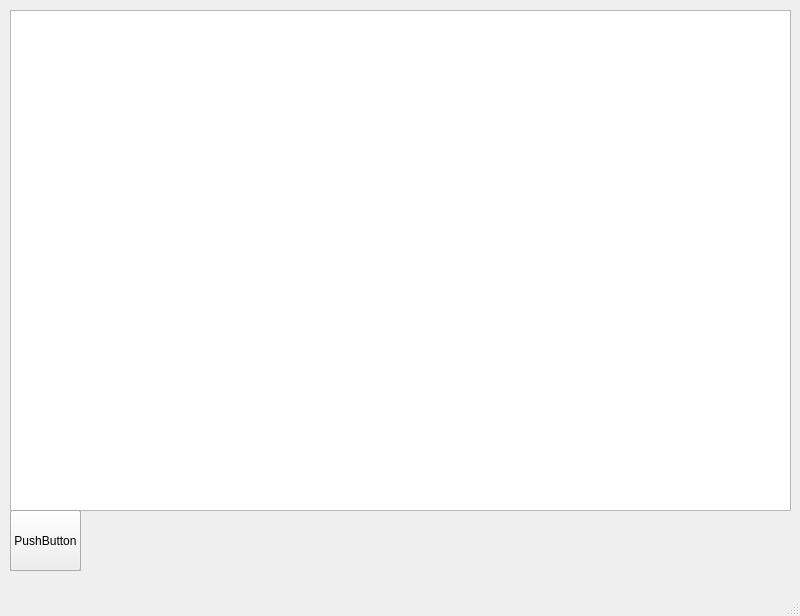
<?xml version="1.0" encoding="UTF-8"?>
<ui version="4.0">
 <class>MainWindow</class>
 <widget class="QMainWindow" name="MainWindow">
  <property name="geometry">
   <rect>
    <x>0</x>
    <y>0</y>
    <width>800</width>
    <height>616</height>
   </rect>
  </property>
  <property name="windowTitle">
   <string>MainWindow</string>
  </property>
  <widget class="QWidget" name="centralwidget">
   <widget class="QFrame" name="frame">
    <property name="geometry">
     <rect>
      <x>10</x>
      <y>10</y>
      <width>781</width>
      <height>501</height>
     </rect>
    </property>
    <property name="frameShape">
     <enum>QFrame::StyledPanel</enum>
    </property>
    <property name="frameShadow">
     <enum>QFrame::Raised</enum>
    </property>
    <widget class="QGraphicsView" name="mapView">
     <property name="geometry">
      <rect>
       <x>0</x>
       <y>0</y>
       <width>781</width>
       <height>501</height>
      </rect>
     </property>
    </widget>
   </widget>
   <widget class="QFrame" name="frame_2">
    <property name="geometry">
     <rect>
      <x>10</x>
      <y>510</y>
      <width>71</width>
      <height>61</height>
     </rect>
    </property>
    <property name="frameShape">
     <enum>QFrame::StyledPanel</enum>
    </property>
    <property name="frameShadow">
     <enum>QFrame::Raised</enum>
    </property>
    <widget class="QPushButton" name="pushButton">
     <property name="geometry">
      <rect>
       <x>0</x>
       <y>0</y>
       <width>71</width>
       <height>61</height>
      </rect>
     </property>
     <property name="text">
      <string>PushButton</string>
     </property>
    </widget>
   </widget>
   <widget class="QSplitter" name="splitter">
    <property name="geometry">
     <rect>
      <x>0</x>
      <y>0</y>
      <width>0</width>
      <height>0</height>
     </rect>
    </property>
    <property name="orientation">
     <enum>Qt::Horizontal</enum>
    </property>
   </widget>
   <widget class="QSplitter" name="splitter_2">
    <property name="geometry">
     <rect>
      <x>0</x>
      <y>0</y>
      <width>0</width>
      <height>0</height>
     </rect>
    </property>
    <property name="orientation">
     <enum>Qt::Vertical</enum>
    </property>
   </widget>
  </widget>
  <widget class="QMenuBar" name="menubar">
   <property name="geometry">
    <rect>
     <x>0</x>
     <y>0</y>
     <width>800</width>
     <height>21</height>
    </rect>
   </property>
  </widget>
  <widget class="QStatusBar" name="statusbar"/>
 </widget>
 <resources/>
 <connections/>
</ui>
